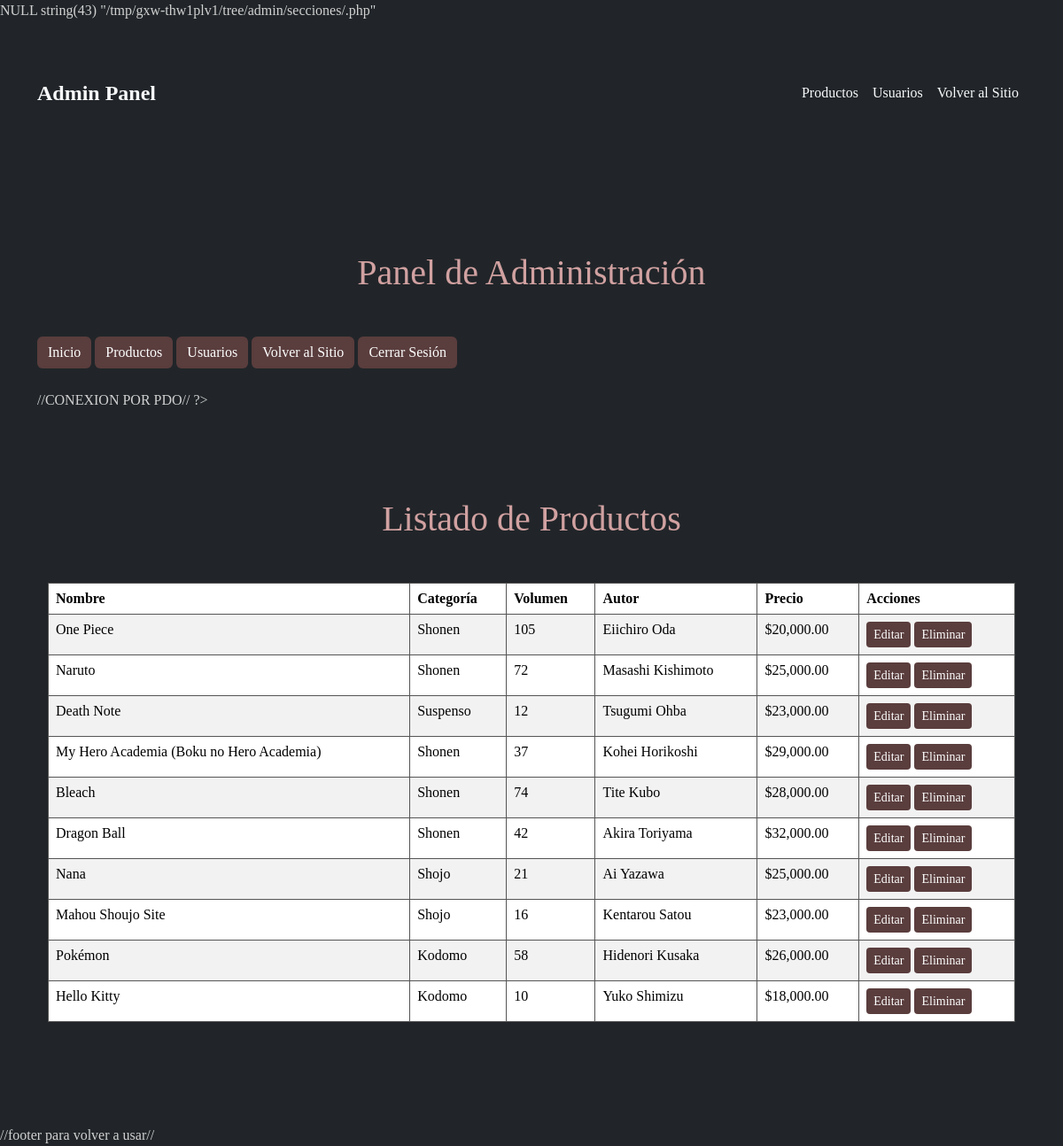
The app's page /admin/index.php?seccion=productos (signed in) with its own data.
### tables this page shows
CREATE TABLE `productos` (
  `id` int(11) NOT NULL,
  `nombre` varchar(255) NOT NULL,
  `categoria` varchar(100) DEFAULT NULL,
  `volumen` int(11) DEFAULT NULL,
  `fecha_publicacion` date DEFAULT NULL,
  `autor` varchar(255) DEFAULT NULL,
  `portada` varchar(255) DEFAULT NULL,
  `precio` decimal(10,2) DEFAULT NULL,
  `descripcion` text DEFAULT NULL,
  `fecha_registro` timestamp NOT NULL DEFAULT current_timestamp(),
  `id_categoria` int(11) DEFAULT NULL
);

### admin/secciones/Productos.php (the view, shortened to what this page needs)
<?php
require_once __DIR__ . '/../../config/autoload.php';
$db = Database::getInstance()->getConnection();
$stmt = $db->prepare("SELECT * FROM productos");
$stmt->execute();
$productos = $stmt->fetchAll(PDO::FETCH_ASSOC);
?>
<div class="container mt-5">
    <h1 class="text-center mb-5">Listado de Productos</h1>
    <table class="table table-striped">
        <thead>
            <tr>
                <th>Nombre</th>
                <th>Categoría</th>
                <th>Volumen</th>
                <th>Autor</th>
                <th>Precio</th>
                <th>Acciones</th>
            </tr>
        </thead>
        <tbody>
            <?php foreach ($productos as $producto): ?>
            <tr>
                <td><?= htmlspecialchars($producto["nombre"]) ?></td>
                <td><?= htmlspecialchars($producto["categoria"]) ?></td>
                <td><?= htmlspecialchars($producto["volumen"]) ?></td>
                <td><?= htmlspecialchars($producto["autor"]) ?></td>
                <td>$<?= number_format($producto["precio"], 2) ?></td>
                <td>
                    <a href="editar.php?id=<?= $producto['id'] ?>" class="btn btn-warning btn-sm">Editar</a>
                    <a href="eliminar.php?id=<?= $producto['id'] ?>" class="btn btn-danger btn-sm">Eliminar</a>
                </td>
            </tr>
            <?php endforeach; ?>
        </tbody>
    </table>
</div>

### admin/index.php (shortened to what this page needs)
<?php
var_dump($seccion);
$ruta = __DIR__ . "/secciones/{$seccion}.php";
var_dump($ruta);
require_once __DIR__ . '/../config/autoload.php';
$seccion = isset($_GET['seccion']) ? $_GET['seccion'] : 'dashboard';
?>
<!DOCTYPE HTML>
<html lang="es">
<head>
    <link href="https://cdn.jsdelivr.net/npm/bootstrap@5.3.3/dist/css/bootstrap.min.css" rel="stylesheet">
    <link rel="stylesheet" href="../public/css/styles.css">
</head>
<body class="bg-dark">
    <?php include __DIR__ . '/../includes/header.php'; ?>
    <main class="container mt-5">
        <h1 class="text-center mb-5">Panel de Administración</h1>
        <nav class="mb-4">
            <a href="index.php?seccion=dashboard" class="btn btn-primary">Inicio</a>
            <a href="index.php?seccion=productos" class="btn btn-success">Productos</a>
            <a href="index.php?seccion=usuarios" class="btn btn-info">Usuarios</a>
            <a href="../index.php" class="btn btn-warning">Volver al Sitio</a>
            <a href="../logout.php" class="btn btn-danger">Cerrar Sesión</a>
        </nav>
        <?php
        $ruta = __DIR__ . "/secciones/{$seccion}.php";
        if (file_exists($ruta)) {
            include $ruta;
        } else {
            echo "<p class='text-center text-danger'>Sección no encontrada.</p>";
        }
        ?>
    </main>
    <?php include __DIR__ . '/../includes/footer.php'; ?>
</body>
</html>

### includes/header.php (shortened to what this page needs)
<nav class="navbar navbar-expand-lg navbar-dark bg-dark">
    <div class="container">
        <a class="navbar-brand" href="index.php">Admin Panel</a>
        <div class="navbar-nav">
            <a class="nav-link" href="index.php?seccion=productos">Productos</a>
            <a class="nav-link" href="index.php?seccion=usuarios">Usuarios</a>
            <a class="nav-link" href="../index.php">Volver al Sitio</a>
        </div>
    </div>
</nav>

### config/autoload.php (shortened to what this page needs)
<?php
spl_autoload_register(function ($class) {
    $paths = [__DIR__ . '/../models/', __DIR__ . '/'];
    foreach ($paths as $path) {
        $file = $path . $class . '.php';
        if (file_exists($file)) {
            require_once $file;
            return;
        }
    }
    die("Error: No se pudo cargar la clase $class.");
});
?>

### config/database.php (shortened to what this page needs)
//CONEXION POR PDO//
?>

### includes/footer.php
//footer para volver a usar//

### public/css/styles.css (style rules this page uses)
body { background-color: #121212; color: #d1d1d1; font-family: 'Garamond', serif; margin: 0; padding: 0; }
a { color: #e9c5b8; text-decoration: none; }
h1, h2, h3, h4 { color: #d1a1a1; }
.btn { background-color: #5a3d3d; color: white; border: none; }
.container { padding-top: 50px; padding-bottom: 50px; }
table { background-color: #444; color: #e9c5b8; border-collapse: collapse; }
table th, table td { padding: 10px; border: 1px solid #555; }
table th { background-color: #555; }
.navbar, footer { background-color: #2a2a2a; color: #d1a1a1; }
.navbar { background-color: #1b1b1b; }
.navbar-brand { font-size: 1.5rem; font-weight: bold; color: #f8f9fa; }
.navbar-nav .nav-link { color: #f8f9fa; font-weight: 500; }

### records on screen
productos: nombre "One Piece", categoria "Shonen", volumen "105", autor "Eiichiro Oda", precio "20,000.00"
productos: nombre "Naruto", categoria "Shonen", volumen "72", autor "Masashi Kishimoto", precio "25,000.00"
productos: nombre "Death Note", categoria "Suspenso", volumen "12", autor "Tsugumi Ohba", precio "23,000.00"
productos: nombre "My Hero Academia (Boku no Hero Academia)", categoria "Shonen", volumen "37", autor "Kohei Horikoshi", precio "29,000.00"
productos: nombre "Bleach", categoria "Shonen", volumen "74", autor "Tite Kubo", precio "28,000.00"
productos: nombre "Dragon Ball", categoria "Shonen", volumen "42", autor "Akira Toriyama", precio "32,000.00"
productos: nombre "Nana", categoria "Shojo", volumen "21", autor "Ai Yazawa", precio "25,000.00"
productos: nombre "Mahou Shoujo Site", categoria "Shojo", volumen "16", autor "Kentarou Satou", precio "23,000.00"
productos: nombre "Pokémon", categoria "Kodomo", volumen "58", autor "Hidenori Kusaka", precio "26,000.00"
productos: nombre "Hello Kitty", categoria "Kodomo", volumen "10", autor "Yuko Shimizu", precio "18,000.00"
